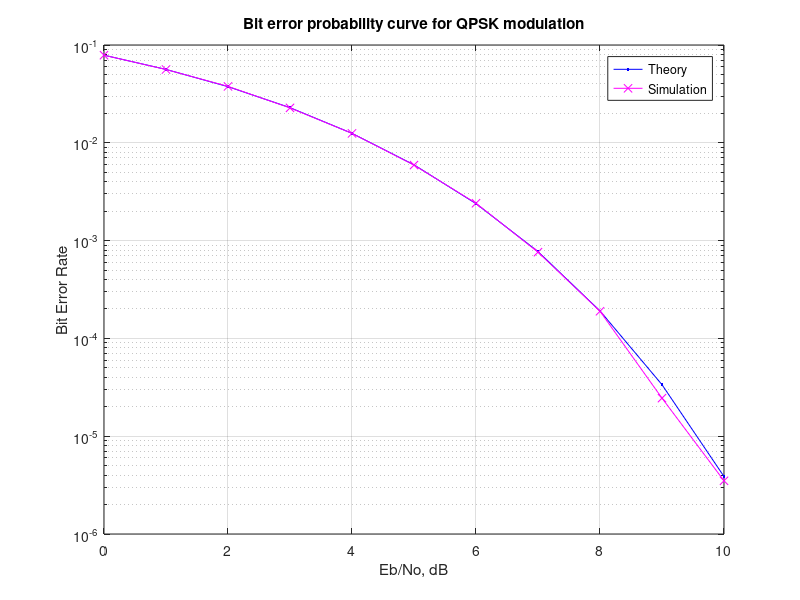

This chart was generated by the following MATLAB code:
% % %%
% % % Simple Modulation - BPSK
% % % Clear all variables and Close all figures
% % clear all;                                            
% % close all;   
% % 
% % % For BPSK system
% % M = 2;
% % k = log2(M);
% % 
% % % Number of symbols in simulation
% % N = 1e6;
% % 
% % % energy per symbol
% % Es = 1;
% % 
% % % energy per bit (2 bits/symbol for QPSK)
% % Eb = Es / 2;
% % 
% % % Energy per bit to noise power spectral density ratio (Eb/No)
% % % Eb/No values to simulate at, in dB
% % % LINSPACE(X1, X2, N) generates N points between X1 and X2
% % EbNo_dB = linspace(0, 10, 11);
% % 
% % % Eb/No values in linear scale
% % EbNo_lin = 10.^(EbNo_dB / 10);
% % 
% % % Set array size for bit error
% % bit_err = zeros(size(EbNo_lin));
% % 
% % % Generating 0,1 with equal probability (randn(N,1) > 0.5)
% % Data = (randn(N,1) > 0.5);
% % 
% % % AWGN
% % temp = sqrt(Es/2)*(randn(1,N) + 1i*randn(1,N)); 
% % for ii = 1:N
% %     Noise(ii,1) = temp(1,ii);
% % end
% % 
% % for ii=1:length(EbNo_lin)
% %     % Generate source symbols, envelope as +/-1 
% %     Syms = (1 - 2 * Data);
% %     
% %     % Polar form
% %     r = abs(Syms);
% %     theta = angle(Syms)*180/pi;
% %     
% %     % Add Complex AWGN
% %     Syms_Noisy = Syms + sqrt(Eb/(2*EbNo_lin(ii))) * Noise;
% %     
% %     % recover symbols from each component (real and imaginary)
% %     syms_rec_r = sign(real(Syms_Noisy));
% %     
% %     % count bit errors
% %     bit_err(ii) = sum((syms_rec_r ~= real(Syms)));
% % end
% % 
% % % convert to bit error rate
% % bit_err = bit_err / (k*N);
% % 
% % % calculate theoretical bit error rate, functionally equivalent to:
% % % bit_err_theo = qfunc(sqrt(2*EbNo_lin));
% % bit_err_theo = 0.5*erfc(sqrt(2*EbNo_lin)/sqrt(2));
% % 
% % % plot Results
% % close all
% % figure
% % 
% % semilogy(EbNo_dB,bit_err_theo,'b.-');
% % hold on
% % semilogy(EbNo_dB,bit_err,'mx-');
% % grid on
% % 
% % legend('Theory', 'Simulation');
% % xlabel('Eb/No, dB');
% % ylabel('Bit Error Rate');
% % title('Bit error probability curve for QPSK modulation');
% % %%
% % % Simple Modulation - QPSK -1
% % % Clear all variables and Close all figures
% % clear all;                                            
% % close all;   
% % 
% % % For QPSK system
% % M = 4;
% % k = log2(M); 
% % 
% % % Number of symbols in simulation
% % N = 1e6;
% % 
% % % energy per symbol
% % Es = 1;
% % 
% % % energy per bit (2 bits/symbol for QPSK)
% % Eb = Es / 2;
% % 
% % % Energy per bit to noise power spectral density ratio (Eb/No)
% % % Eb/No values to simulate at, in dB
% % % LINSPACE(X1, X2, N) generates N points between X1 and X2
% % EbNo_dB = linspace(0, 10, 11);
% % 
% % % Eb/No values in linear scale
% % EbNo_lin = 10.^(EbNo_dB / 10);
% % 
% % % Set array size for bit error
% % bit_err = zeros(size(EbNo_lin));
% % 
% % for ii=1:length(EbNo_lin)
% %     
% %     % Generating 1,-1,1i,-1i with equal probability (randn(N,1) > 0.5)
% %     % Generate source symbols
% %     Syms =  1i * (1 - 2 * (randn(N, 1) > 0.5));
% %     
% %     % Polar form
% %     r = abs(Syms);
% %     theta = angle(Syms)*180/pi;
% %     
% %     % Add Complex AWGN
% %     Syms_Noisy = sqrt(Es/2) * Syms + sqrt(Eb/(2*EbNo_lin(ii))) * (randn(size(Syms)) + 1i * randn(size(Syms)));
% %     
% %     % recover symbols from each component (real and imaginary)
% %     syms_rec_r = sign(real(Syms_Noisy));
% %     syms_rec_i = sign(imag(Syms_Noisy));
% %     
% %     % count bit errors
% %     bit_err(ii) = sum((syms_rec_r ~= real(Syms)) + (syms_rec_i ~= imag(Syms)));
% % end
% % % convert to bit error rate
% % bit_err = bit_err / (k * N);
% % 
% % % calculate theoretical bit error rate, functionally equivalent to:
% % % bit_err_theo = qfunc(sqrt(2*EbNo_lin));
% % bit_err_theo = 0.5*erfc(sqrt(2*EbNo_lin)/sqrt(2));
% % 
% % % plot Results
% % close all
% % figure
% % 
% % semilogy(EbNo_dB,bit_err_theo,'b.-');
% % hold on
% % semilogy(EbNo_dB,bit_err,'mx-');
% % grid on
% % 
% % legend('Theory', 'Simulation');
% % xlabel('Eb/No, dB');
% % ylabel('Bit Error Rate');
% % title('Bit error probability curve for QPSK modulation');
% % 
% %%
%Simple Modulation - QPSK -2
%Clear all variables and Close all figures
clear all;                                            
close all;   

%For QPSK system
M = 4;
k = log2(M); 

%Number of symbols in simulation
N = 1e6;

%energy per symbol
Es = 1;

%energy per bit (2 bits/symbol for QPSK)
Eb = Es / 2;

%Energy per bit to noise power spectral density ratio (Eb/No)
%Eb/No values to simulate at, in dB
%LINSPACE(X1, X2, N) generates N points between X1 and X2
EbNo_dB = linspace(0, 10, 11);

%Eb/No values in linear scale
EbNo_lin = 10.^(EbNo_dB / 10);

%Set array size for bit error
bit_err = zeros(size(EbNo_lin));

for ii=1:length(EbNo_lin)
    
    %Generating 0,1 with equal probability (randn(N,1) > 0.5)
    %Generate source symbols
    Syms = (1 - 2 * (randn(N,1) > 0.5)) + 1i * (1 - 2 * (randn(N, 1) > 0.5));
    
    %Add Complex AWGN
    Syms_Noisy = sqrt(Es/2) * Syms + sqrt(Eb/(2*EbNo_lin(ii))) * (randn(size(Syms)) + 1i * randn(size(Syms)));
    
    %recover symbols from each component (real and imaginary)
    syms_rec_r = sign(real(Syms_Noisy));
    syms_rec_i = sign(imag(Syms_Noisy));
    
    %count bit errors
    bit_err(ii) = sum((syms_rec_r ~= real(Syms)) + (syms_rec_i ~= imag(Syms)));
end
%convert to bit error rate
bit_err = bit_err / (k * N);

%calculate theoretical bit error rate, functionally equivalent to:
bit_err_theo = 0.5*erfc(sqrt(2*EbNo_lin)/sqrt(2));

%plot Results
close all
figure

semilogy(EbNo_dB,bit_err_theo,'b.-');
hold on
semilogy(EbNo_dB,bit_err,'mx-');
grid on

legend('Theory', 'Simulation');
xlabel('Eb/No, dB');
ylabel('Bit Error Rate');
title('Bit error probability curve for QPSK modulation');
%%

